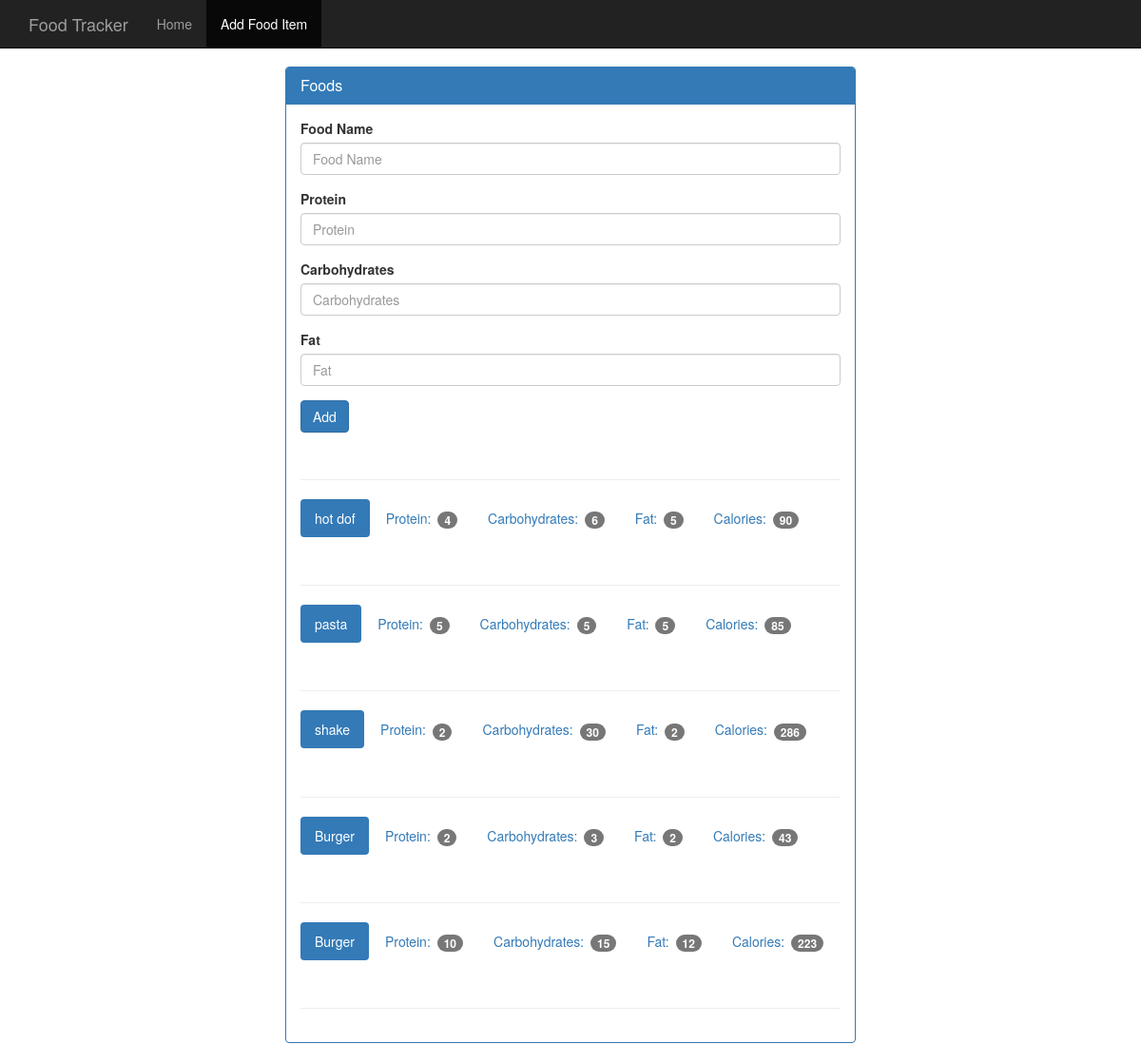
The app's page /food with its own data.
### tables this page shows
CREATE TABLE food(
    id integer primary key autoincrement, 
    names text not null, 
    protein integer not null,
    fat integer not null, 
    carbohydrates integer not null,
    calories integer not null
);

### app.py (the view, shortened to what this page needs)
@app.route("/food", methods=["POST", "GET"])
def food():
    db = get_db()
    cur = db.execute(
        "select names, protein, fat, carbohydrates, calories from food order by id desc"
    )
    results = cur.fetchall()
    return render_template("add_food.html", results=results)

### app.py (called while the page is built)
def connect_db():
    sql = sqlite3.connect("food_log.db")
    sql.row_factory = sqlite3.Row
    return sql

def get_db():
    if not hasattr(g, "sqlite3_db"):
        g.sqlite_db = connect_db()
    return g.sqlite_db

### templates/add_food.html (shortened to what this page needs)
<!DOCTYPE html>
<html lang="en">
<head>
  <link href="{{ url_for('static', filename='bootstrap.min.css')}}" rel="stylesheet">
  <link href="{{ url_for('static', filename='theme.css')}}" rel="stylesheet">
</head>
<body>
  <nav class="navbar navbar-inverse navbar-fixed-top">
    <div class="container">
      <div class="navbar-header">
        <a class="navbar-brand" href="#">Food Tracker</a>
      </div>
      <div id="navbar" class="navbar-collapse collapse">
        <ul class="nav navbar-nav">
          <li><a href="#">Home</a></li>
          <li class="active"><a href="#">Add Food Item</a></li>
        </ul>
      </div>
    </div>
  </nav>
  <div class="container theme-showcase col-sm-6 col-sm-offset-3" role="main">
    <div class="row">
      <div>
        <div class="panel panel-primary">
          <div class="panel-heading">
            <h3 class="panel-title">Foods</h3>
          </div>
          <div class="panel-body">
            <form method="POST" action="{{url_for('food')}}">
              <div class="form-group">
                <label for="food-name">Food Name</label>
                <input type="text" class="form-control" id="food-name" name="food-name" placeholder="Food Name">
              </div>
              <div class="form-group">
                <label for="protein">Protein</label>
                <input type="number" class="form-control" id="protein" name="protein" placeholder="Protein">
              </div>
              <div class="form-group">
                <label for="carbohydrates">Carbohydrates</label>
                <input type="number" class="form-control" id="carbohydrates" name="carbohydrates"
                  placeholder="Carbohydrates">
              </div>
              <div class="form-group">
                <label for="fat">Fat</label>
                <input type="number" class="form-control" id="fat" name="fat" placeholder="Fat">
              </div>
              <button type="submit" class="btn btn-primary">Add</button>
            </form>
            <div class="page-header"></div>
            {% for res in results %}
            <ul class="nav nav-pills" role="tablist">
              <li class="active"><a>{{res.names}}</a></li>
              <li><a>Protein: <span class="badge">{{res.protein}}</span></a></li>
              <li><a>Carbohydrates: <span class="badge">{{res.carbohydrates}}</span></a></li>
              <li><a>Fat: <span class="badge">{{res.fat}}</span></a></li>
              <li><a>Calories: <span class="badge">{{res.calories}}</span></a></li>
            </ul>
            <div class="page-header"></div>
            {% endfor %}
          </div>
        </div>
      </div>
    </div>
  </div>
</body>
</html>

### static/theme.css (style rules this page uses)
body { padding-top: 70px; padding-bottom: 30px; }

### records on screen
food: names "hot dof", protein "4", carbohydrates "6", fat "5", calories "90"
food: names "pasta", protein "5", carbohydrates "5", fat "5", calories "85"
food: names "shake", protein "2", carbohydrates "30", fat "2", calories "286"
food: names "Burger", protein "2", carbohydrates "3", fat "2", calories "43"
food: names "Burger", protein "10", carbohydrates "15", fat "12", calories "223"
